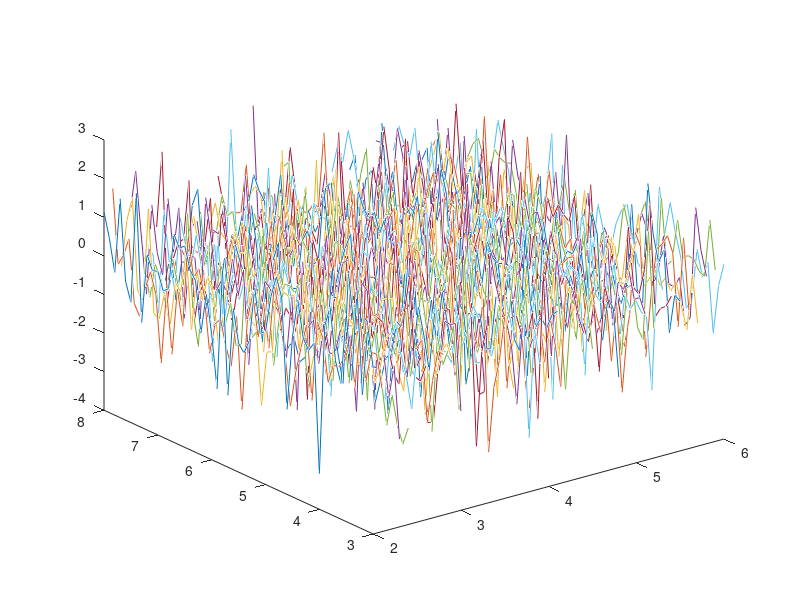

Write MATLAB code to recreate this figure.
%x,y为两个向量 使用meshgrid 函数生成对应的平面网格
%Z可以时任意值 绘制空间曲线
x=[2:0.1:6];
y=[3:0.1:8];
[X,Y]=meshgrid(x,y);
%扩展生成6*5矩阵
Z=randn(size(X));
plot3(X,Y,Z)
